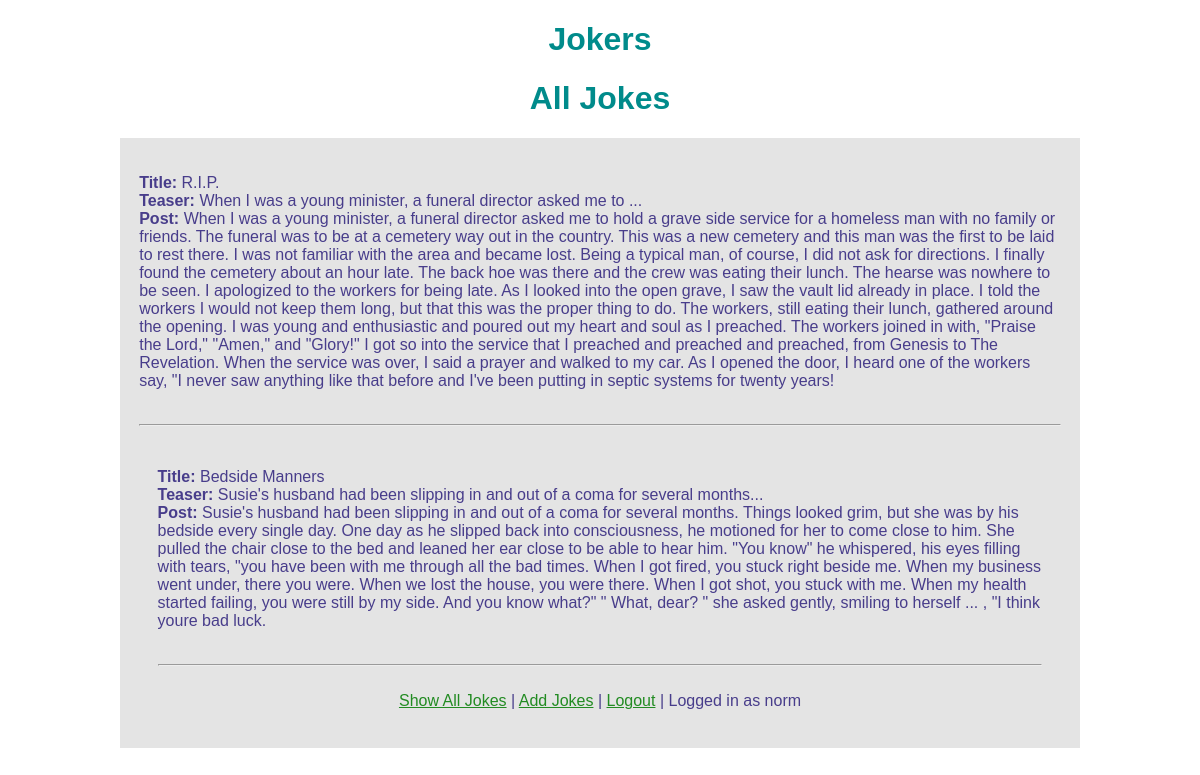
Screenshot of /show_all_jokes.php (signed in) with the database file from the repository.
### tables this page shows
CREATE TABLE `jokes` (
  `id` int(11) NOT NULL,
  `title` varchar(90) NOT NULL,
  `teaser` varchar(150) NOT NULL,
  `joke_text` text NOT NULL,
  `visible` int(1) NOT NULL,
  `created_at` timestamp NOT NULL DEFAULT CURRENT_TIMESTAMP,
  `user_id` int(11) NOT NULL,
  `category_id` int(11) NOT NULL
);

### show_all_jokes.php (the view, shortened to what this page needs)
<?php
include 'includes/header.php';
$myTitle = "All Jokes";
?>
<!doctype html>
<html lang="en">
<body>
<h1><?php echo $myTitle?></h1>
<div id="wrapper">
    <?php include 'includes/open_connection.php';
    $link = makeConnection("joker");
    $sql = "SELECT * FROM jokes where visible = 1";
    $result = $link->query($sql);
    if(!$result = $link->query($sql)){
        die('There was an error running the query [' . $link->error . ']');
    }
    while ($row = $result->fetch_assoc()){
        echo "<div class='background' id='posts'><p> <b>Title: </b> " . $row['title'] .
            "<br><b>Teaser: </b>" . $row['teaser'] .
            "<br><b>Post: </b>" . $row['joke_text'] . "<br><br><div><hr>";
    }
    ?>
</div>
<?php
include 'includes/footer.php';
?>
</body>
</html>

### includes/header.php (style rules this page uses)
body { font-family: Calibri, Arial, sans-serif; color: darkslateblue; width: 80%; margin-left: auto; margin-right: auto; }
.background { background-color:#E4E4E4; padding: 1%; }
h1 { text-align:center; color: darkcyan; }
#posts { padding: 2%; }

### rows the page displays
jokes: title "R.I.P.", teaser "When I was a young minister, a funeral director asked me to ...", joke_text "When I was a young minister, a funeral director asked me to hold a grave side service for a homeless man with no family or friends. The funeral was to be at a cemetery way out in the country. This was a new cemetery and this man was the first to be laid to rest there. I was not familiar with the area and became lost. Being a typical man, of course, I did not ask for directions. I finally found the cemetery about an hour late. The back hoe was there and the crew was eating their lunch. The hearse was nowhere to be seen. I apologized to the workers for being late. As I looked into the open grave, I saw the vault lid already in place. I told the workers I would not keep them long, but that…"
jokes: title "Bedside Manners", teaser "Susie's husband had been slipping in and out of a coma for several months...", joke_text "Susie's husband had been slipping in and out of a coma for several months. Things looked grim, but she was by his bedside every single day. One day as he slipped back into consciousness, he motioned for her to come close to him. She pulled the chair close to the bed and leaned her ear close to be able to hear him. \"You know\" he whispered, his eyes filling with tears, \"you have been with me through all the bad times. When I got fired, you stuck right beside me. When my business went under, there you were. When we lost the house, you were there. When I got shot, you stuck with me. When my health started failing, you were still by my side. And you know what?\" \" What, dear? \" she asked gently,…"

### other values shown
$myTitle "All Jokes"
$_SESSION['username'] "norm"
